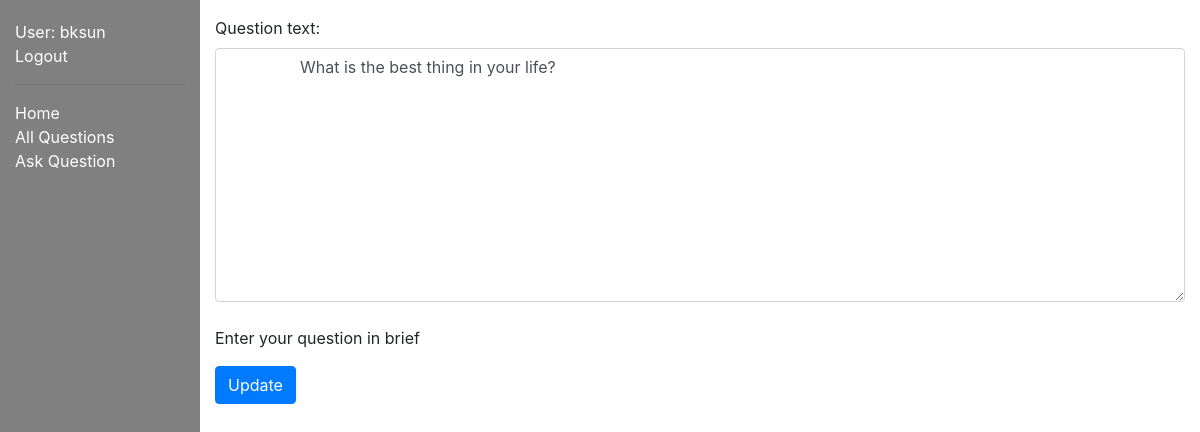
Page /myquora/question/1/update/ (signed in) on the earlier database version.
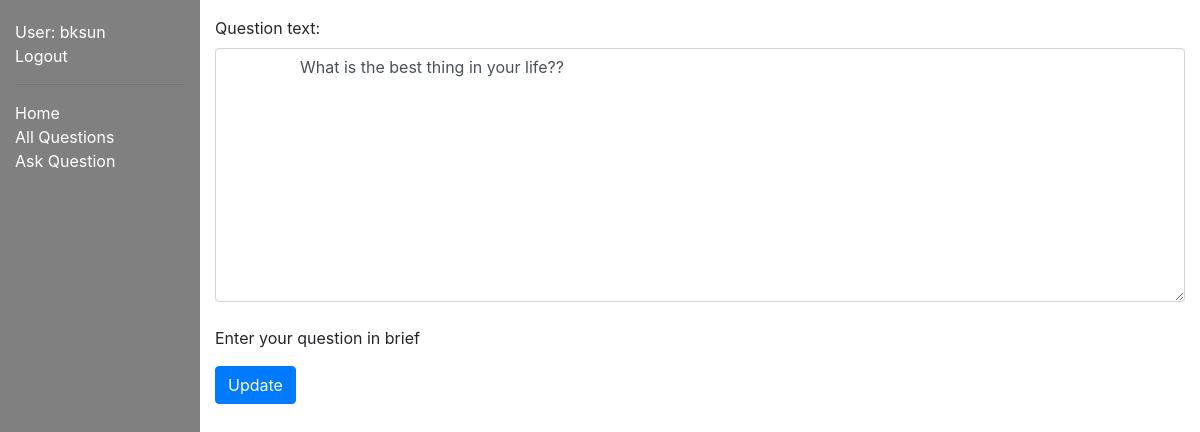
Same page on the later database version.
### myquora/models.py (models this page shows, shortened)
class Question(models.Model):
    author = models.ForeignKey(Author, on_delete=models.SET_NULL, null=True)
    question_text = models.TextField(max_length=1000, help_text='Enter your question in brief∂')
    date_created = models.DateField(null=True, default=timezone.now())
    date_updated = models.DateField(null=True, default=timezone.now())
    def __str__(self):
        return f'{self.question_text}'

### myquora/views.py (the view)
# urls.py: path('question/<int:pk>/update/', views.UpdateQuestion.as_view(), name='question-update'),
class UpdateQuestion(LoginRequiredMixin, UpdateView):
    model = Question
    fields = ['question_text']
    success_url = reverse_lazy('questions')
    template_name = 'myquora/question_update_form.html'
    def get_context_data(self, **kwargs):
        context = super().get_context_data(**kwargs)
        print(context)
        question_id = self.kwargs['pk']
        print(question_id)
        question = Question.objects.get(id=question_id)
        print('Update form: ', question.question_text)
        context['question_text'] = question.question_text
        return context

### myquora/templates/myquora/question_update_form.html (shortened to what this page needs)
{% extends "base_generic.html" %}
{% block content %}
<form method="POST">
    <div class="form-group">
        <label for="id_question_text">Question text:</label>
        <textarea class="form-control" name="question_text" cols="40" rows="10" maxlength="1000" required id="id_question_text">
                {{question_text}}
        </textarea>
        <br>
        <span class="helptext">Enter your question in brief</span>
    </div>
    <button type="submit" class="btn btn-primary">Update</button>
</form>
{% endblock %}

Differences in the rows shown:
changed Question: question_text "What is the best thing in your life?" → "What is the best thing in your life??"
